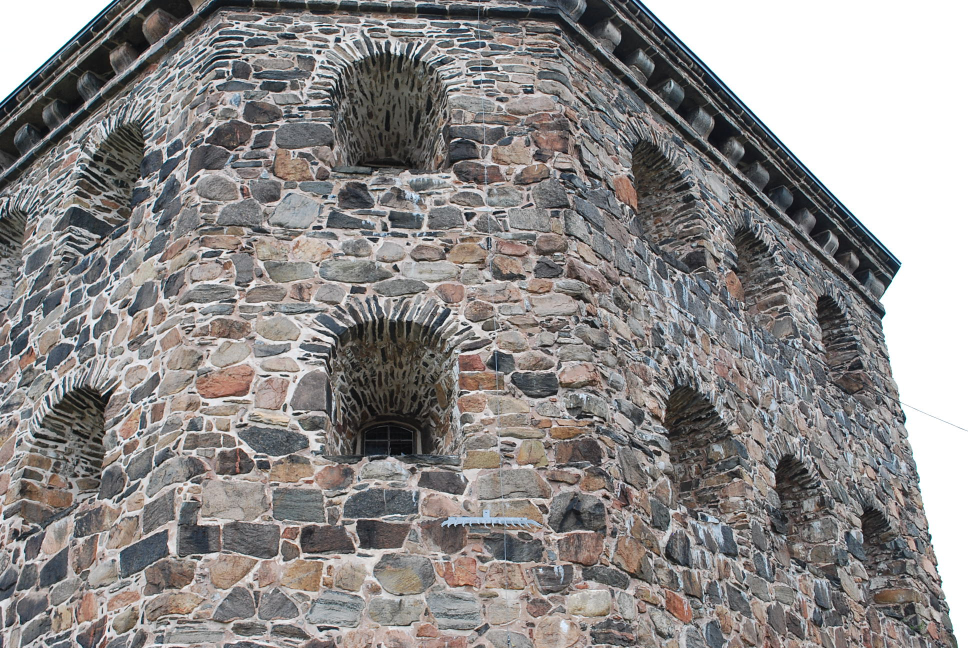
%> input picture assignment5/assignment5data/kronan2.JPG, 1936 x 1296 px (shown at 1/2 size)
$ octave Computer_Exercise_3.m   (GNU Octave 9; MATLAB toolbox functions it lacks are replaced by stand-ins)
%> lines starting %> are read from the running program, lines starting %| are printed output that depends on the picture
### assignment5/assignment5data/rital.m
function rital(linjer,st)
if nargin == 1,
 st='-';
end;
if size(linjer)==0,
  slask=[];
else
  [slask,nn]=size(linjer);
  rikt=psphere([linjer(2,:);-linjer(1,:);zeros(1,nn)]);
  punkter=pflat(cross(rikt,linjer));
  for i=1:nn;
   plot([punkter(1,i)-2000*rikt(1,i) punkter(1,i)+2000*rikt(1,i)], ...
        [punkter(2,i)-2000*rikt(2,i) punkter(2,i)+2000*rikt(2,i)],st);
  end;
  slask=[];
end;

### pflat.m
function out = pflat(coordinates)
    last_row = coordinates(end,:);
    dimension_of_input = size(coordinates);
    division_term = repmat(last_row,dimension_of_input(1),1);
    out = coordinates./ division_term;
end

### Assignment1/psphere.m
function [y,alpha]=psphere(x);
% [y,alpha]=psphere(x) - normalization of projective points.
% Do a normalization on the projective
% points in x. Each column is considered to
% be a point in homogeneous coordinates.
% INPUT :
%  x     - matrix in which each column is a point.
% OUTPUT :
%  y     - result after normalization.
%  alpha - depth

[a,n]=size(x);
alpha=sqrt(sum(x.^2));
y=x./(ones(a,1)*alpha);

### assignment5/assignment5data/Computer_Exercise_3.m
clear all
close all
clc

load('compEx1data.mat')
load('compEx3data.mat')

x1 = cell2mat(x(1));
x2 = cell2mat(x(2));

x1_n = inv(K)*x1;
x2_n = inv(K)*x2;


M = zeros(size(x1,2),9);
for i =1:size(x1,2)
    xc1 = x1_n(1:3,i);
    xc2 = x2_n(1:3,i);
    M(i,1:end) = [xc2(1)*xc1(1),xc2(1)*xc1(2),xc2(1)*xc1(3),xc2(2)*xc1(1),xc2(2)*xc1(2),xc2(2)*xc1(3),xc2(3)*xc1(1),xc2(3)*xc1(2),xc2(3)*xc1(3)];
end
[U ,S ,V] = svd (M); % Computes the singular value decomposition of M
sol = V(1:end,end);
fprintf("\nthe ||v|| is :%f",norm(sol));
fprintf("\nthe eigenvalue is :%f",S(end,end));
fprintf("\nthe ||Mv|| is :%f\n",norm(M*sol));

Eapprox= reshape( sol ,[3 3])' ;
[U ,S ,V] = svd ( Eapprox );
if det (U *V') >0
    E = U* diag ([1 1 0])* V';
else
    V = -V;
    E = U* diag ([1 1 0])* V';
end

fprintf("Epipolar constrains fullified? %d \n", (x2_n(1:3,9))'*E* x1_n(1:3,9) )

E = E./E(3,3);
K
F= inv(K)'*E*inv(K);


l = F*x{1};

l = l./sqrt( repmat(l(1 ,:).^2 + l(2 ,:).^2 ,[3 1]));


random_indexes = floor(rand(1,20)*2008) +1 ;

img = imread('kronan2.JPG');
%> img is the input picture: size 1296x1936x3 uint8; mean R, G, B 141.3, 138.2, 137.3
imshow(img)
hold on
for i=random_indexes
    point = x2(1:3,i);
    l_point = l(1:3,i);
    plot(point(1),point(2),'xr','LineWidth',2.5)
    rital(l_point)
end
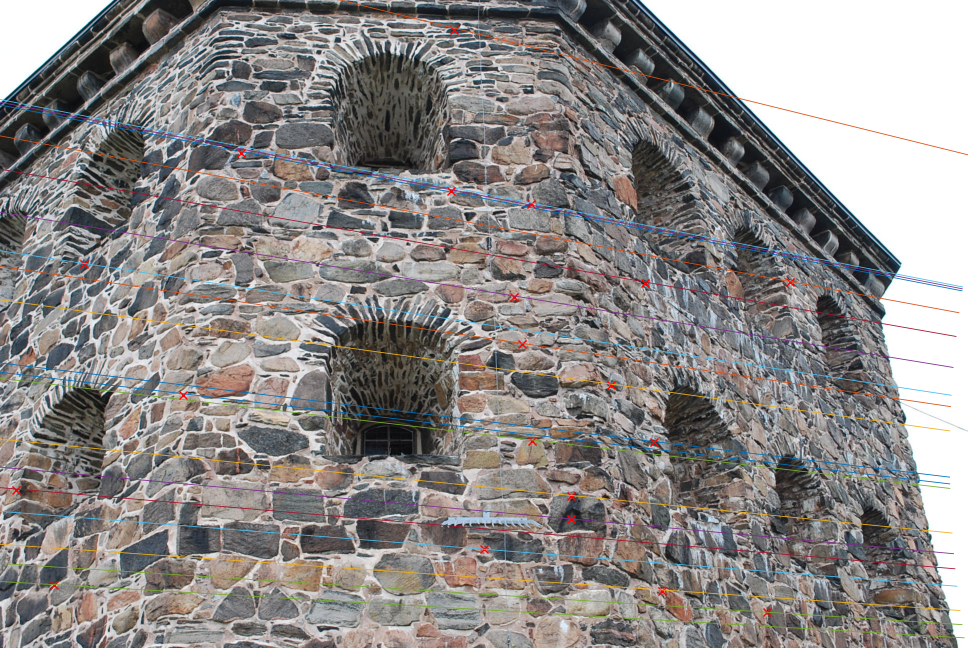
%> figure redrawn from the program's plot data; shown at 1/2 size
figure
hist ( abs ( sum ( l .* x {2})) ,100);
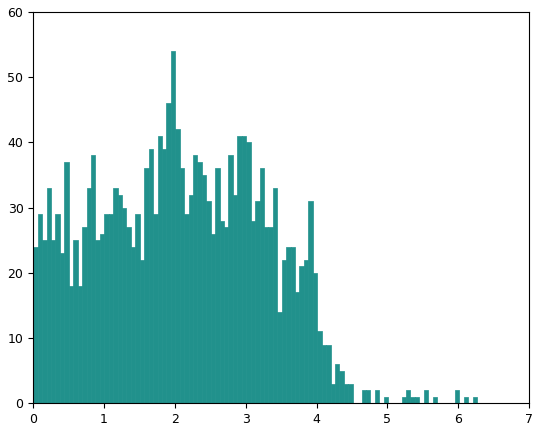
%> figure redrawn from the program's plot data; tallest bar 54 high, from x = 1.94 to 2
distance = mean(abs ( sum ( l .* x {2})))
